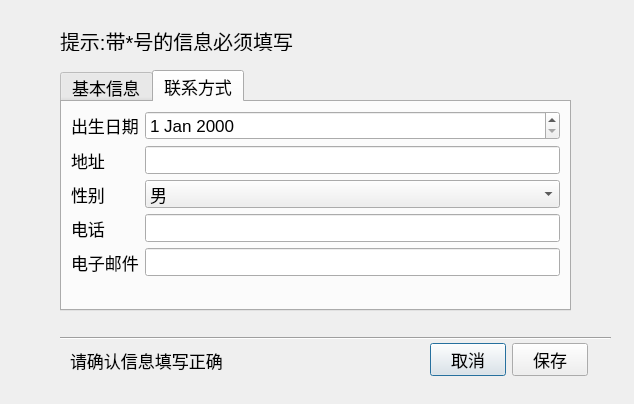
<?xml version="1.0" encoding="UTF-8"?>
<ui version="4.0">
 <class>studentCreator</class>
 <widget class="QDialog" name="studentCreator">
  <property name="geometry">
   <rect>
    <x>0</x>
    <y>0</y>
    <width>634</width>
    <height>404</height>
   </rect>
  </property>
  <property name="minimumSize">
   <size>
    <width>634</width>
    <height>404</height>
   </size>
  </property>
  <property name="maximumSize">
   <size>
    <width>634</width>
    <height>404</height>
   </size>
  </property>
  <property name="font">
   <font>
    <pointsize>13</pointsize>
   </font>
  </property>
  <property name="windowTitle">
   <string>学生创建巫师</string>
  </property>
  <widget class="QTabWidget" name="tabWidget">
   <property name="geometry">
    <rect>
     <x>60</x>
     <y>70</y>
     <width>511</width>
     <height>241</height>
    </rect>
   </property>
   <property name="currentIndex">
    <number>1</number>
   </property>
   <widget class="QWidget" name="basic_info">
    <attribute name="title">
     <string>基本信息</string>
    </attribute>
    <widget class="QWidget" name="layoutWidget">
     <property name="geometry">
      <rect>
       <x>90</x>
       <y>30</y>
       <width>311</width>
       <height>151</height>
      </rect>
     </property>
     <layout class="QFormLayout" name="formLayout">
      <item row="0" column="0">
       <widget class="QLabel" name="label_6">
        <property name="text">
         <string>学号*</string>
        </property>
       </widget>
      </item>
      <item row="0" column="1">
       <widget class="QLineEdit" name="id_edit"/>
      </item>
      <item row="1" column="0">
       <widget class="QLabel" name="label_7">
        <property name="text">
         <string>姓名*</string>
        </property>
       </widget>
      </item>
      <item row="1" column="1">
       <widget class="QLineEdit" name="name_edit"/>
      </item>
      <item row="2" column="0">
       <widget class="QLabel" name="label_8">
        <property name="text">
         <string>密码*</string>
        </property>
       </widget>
      </item>
      <item row="2" column="1">
       <widget class="QLineEdit" name="pwd_edit">
        <property name="echoMode">
         <enum>QLineEdit::Password</enum>
        </property>
       </widget>
      </item>
      <item row="3" column="0">
       <widget class="QLabel" name="label_9">
        <property name="text">
         <string>再次输入密码*</string>
        </property>
       </widget>
      </item>
      <item row="3" column="1">
       <widget class="QLineEdit" name="pwd_makesure_edit">
        <property name="echoMode">
         <enum>QLineEdit::Password</enum>
        </property>
       </widget>
      </item>
     </layout>
    </widget>
   </widget>
   <widget class="QWidget" name="contacts">
    <attribute name="title">
     <string>联系方式</string>
    </attribute>
    <layout class="QFormLayout" name="formLayout_2">
     <item row="0" column="0">
      <widget class="QLabel" name="label_10">
       <property name="text">
        <string>出生日期</string>
       </property>
      </widget>
     </item>
     <item row="0" column="1">
      <widget class="QDateEdit" name="dateEdit"/>
     </item>
     <item row="1" column="0">
      <widget class="QLabel" name="label_11">
       <property name="text">
        <string>地址</string>
       </property>
      </widget>
     </item>
     <item row="1" column="1">
      <widget class="QLineEdit" name="adress"/>
     </item>
     <item row="2" column="0">
      <widget class="QLabel" name="label_12">
       <property name="text">
        <string>性别</string>
       </property>
      </widget>
     </item>
     <item row="2" column="1">
      <widget class="QComboBox" name="gender_combo">
       <item>
        <property name="text">
         <string>男</string>
        </property>
       </item>
       <item>
        <property name="text">
         <string>女</string>
        </property>
       </item>
       <item>
        <property name="text">
         <string>跨性别</string>
        </property>
       </item>
      </widget>
     </item>
     <item row="3" column="0">
      <widget class="QLabel" name="label_13">
       <property name="text">
        <string>电话</string>
       </property>
      </widget>
     </item>
     <item row="3" column="1">
      <widget class="QLineEdit" name="telephone_edit"/>
     </item>
     <item row="4" column="0">
      <widget class="QLabel" name="label_14">
       <property name="text">
        <string>电子邮件</string>
       </property>
      </widget>
     </item>
     <item row="4" column="1">
      <widget class="QLineEdit" name="email_edit"/>
     </item>
    </layout>
   </widget>
  </widget>
  <widget class="QLabel" name="label_15">
   <property name="geometry">
    <rect>
     <x>70</x>
     <y>350</y>
     <width>261</width>
     <height>21</height>
    </rect>
   </property>
   <property name="text">
    <string>请确认信息填写正确</string>
   </property>
  </widget>
  <widget class="Line" name="line">
   <property name="geometry">
    <rect>
     <x>60</x>
     <y>330</y>
     <width>551</width>
     <height>16</height>
    </rect>
   </property>
   <property name="orientation">
    <enum>Qt::Horizontal</enum>
   </property>
  </widget>
  <widget class="QLabel" name="label">
   <property name="geometry">
    <rect>
     <x>60</x>
     <y>30</y>
     <width>271</width>
     <height>21</height>
    </rect>
   </property>
   <property name="font">
    <font>
     <pointsize>15</pointsize>
    </font>
   </property>
   <property name="text">
    <string>提示:带*号的信息必须填写</string>
   </property>
  </widget>
  <widget class="QWidget" name="layoutWidget_2">
   <property name="geometry">
    <rect>
     <x>430</x>
     <y>340</y>
     <width>158</width>
     <height>40</height>
    </rect>
   </property>
   <layout class="QHBoxLayout" name="horizontalLayout">
    <item>
     <widget class="QPushButton" name="quit_button">
      <property name="text">
       <string>取消</string>
      </property>
     </widget>
    </item>
    <item>
     <widget class="QPushButton" name="save_button">
      <property name="text">
       <string>保存</string>
      </property>
     </widget>
    </item>
   </layout>
  </widget>
 </widget>
 <resources/>
 <connections/>
</ui>
